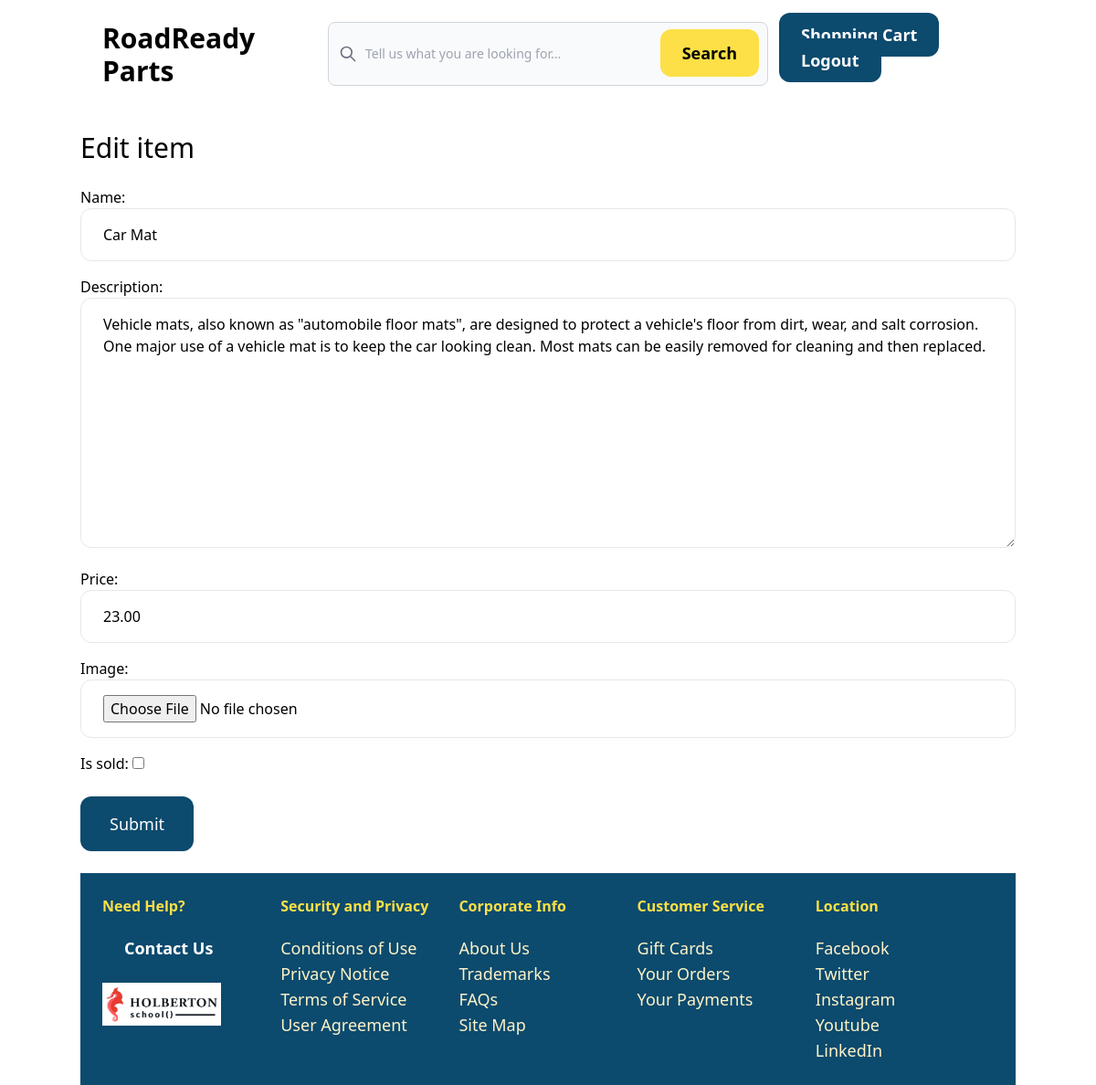
Screenshot of /items/8/edit/ (signed in) with the database file from the repository.
### item/models.py (models this page shows, shortened)
class Item(models.Model):
    category = models.ForeignKey(Category, related_name='items', on_delete=models.CASCADE)
    name = models.CharField(max_length=255)
    description = models.TextField(blank=True)
    price = models.DecimalField(max_digits=6, decimal_places=2)
    image = models.ImageField(upload_to='items', blank=True, null=True)
    is_sold = models.BooleanField(default=False)
    created_by = models.ForeignKey('auth.User', related_name='items', on_delete=models.CASCADE)
    created_at = models.DateTimeField(auto_now_add=True)

### item/views.py (the view)
# urls.py: path('<int:pk>/edit/', views.edit, name='edit'),
@login_required
def edit(request, pk):
    item = get_object_or_404(Item, pk=pk, created_by=request.user)
    if request.method == 'POST':
        form = EditItemForm(request.POST, request.FILES, instance=item)
        if form.is_valid():
            form.save()
            return redirect('item:detail', pk=item.id)
    else:
        form = EditItemForm(instance=item)
    return render(request, 'item/form.html', {
        'form': form,
        'title': 'Edit item'
    })

### item/forms.py
class EditItemForm(forms.ModelForm):
    class Meta:
        model = Item
        fields = ('name', 'description', 'price', 'image', 'is_sold')
        widgets = {
            'name': forms.TextInput(attrs={
                'class': INPUT_CLASSES
            }),
            'description': forms.Textarea(attrs={
                'class': INPUT_CLASSES
            }),
            'price': forms.TextInput(attrs={
                'class': INPUT_CLASSES
            }),
            'image': forms.FileInput(attrs={
                'class': INPUT_CLASSES
            }),
        }

### item/templates/item/form.html (shortened to what this page needs)
{% extends 'core/base.html' %}
{% block content %}
    <div class="mx-auto container grid">
        <h1 class="mb-6 text-3xl">{{ title }}</h1>
        <form method="post" action="." enctype="multipart/form-data">
            <div class="space-y-4">
                {{ form.as_p }}
            </div>
            <button class="mt-6 py-4 px-8 text-lg bg-sky-900 text-white rounded-xl hover:bg-yellow-300 hover:text-black">Submit</button>
        </form>
    </div>
{% endblock %}

### rows the page displays
Item: name "Car Mat", description "Vehicle mats, also known as \"automobile floor mats\", are designed to protect a vehicle's floor from dirt, wear, and salt corrosion. One major use of a vehicle mat is to keep the car looking clean. Most mats can be easily removed for cleaning and then replaced.", price "23.00"

### other values shown
{{ title }} "Edit item"
